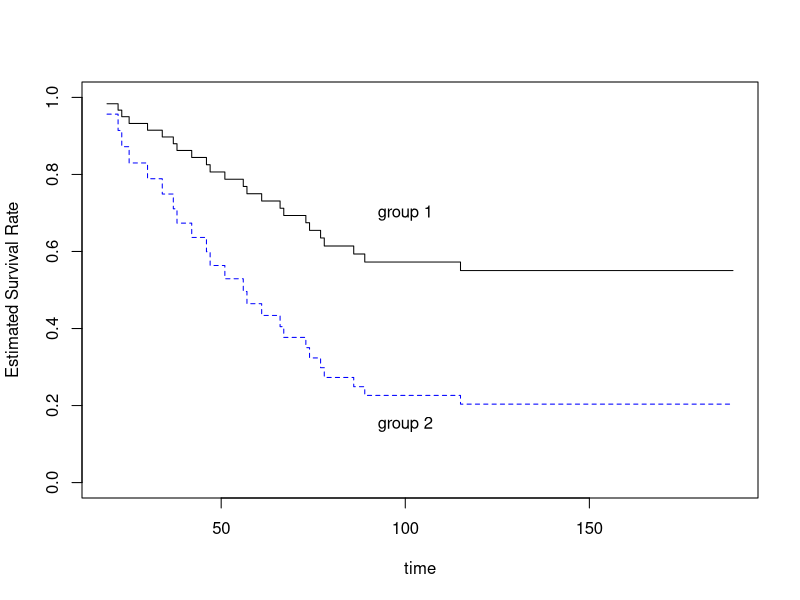
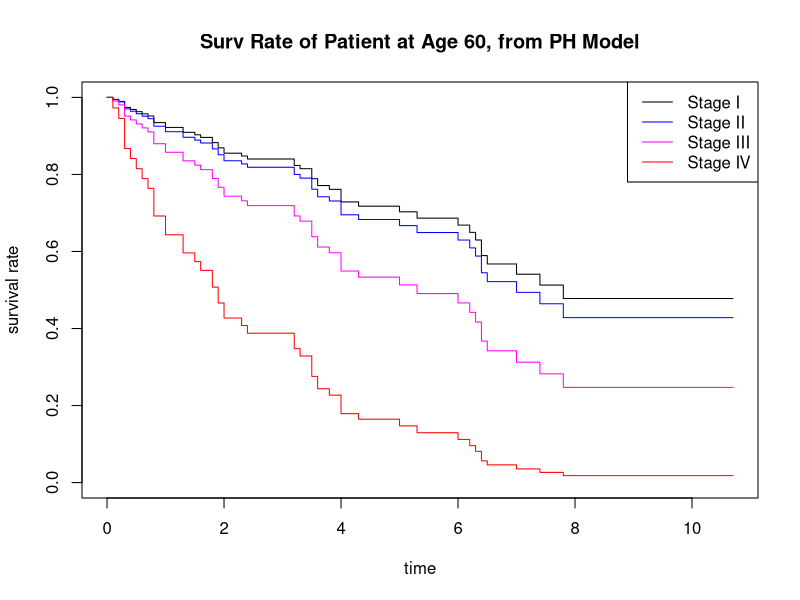
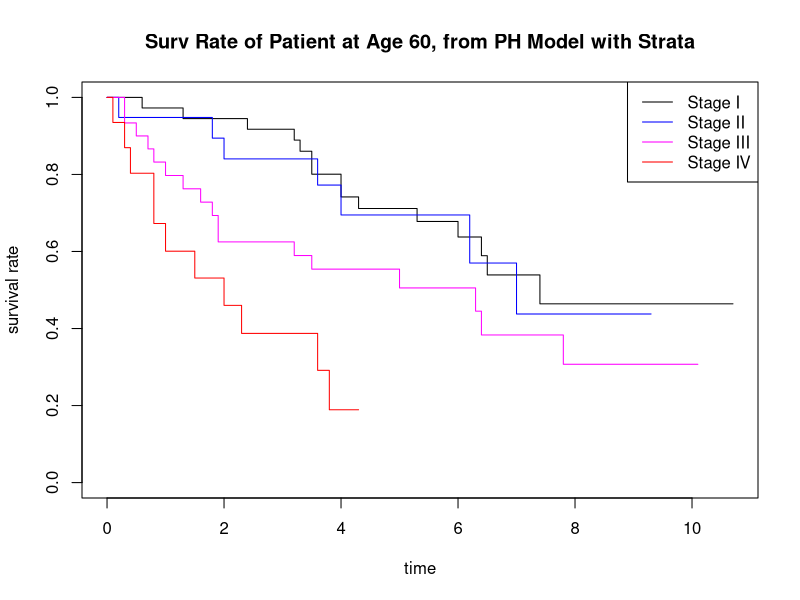

Source code (R) for these figures, in order:
## ---- chunk 1
knitr::opts_chunk$set(echo = TRUE)
library(survival)
library(KMsurv) # contains many interesting data sets
#?coxph # note: ties, strata, tt
## ---- chunk 2
# standard cox ph
data(btrial)
fit=coxph(Surv(time,death)~im, data=btrial)
summary(fit)
## ---- chunk 3
S0=survfit(fit,newdata=data.frame(im=1)) # ?survfit.coxph,  estimate baseline h(t) to get the survival function
S1=survfit(fit,newdata=data.frame(im=2)) 
plot(S0$time,S0$surv,xlab='time',ylim=c(0,1),ylab='Estimated Survival Rate',type='s',lty=1) # evaluated at all times (censored or uncensored)
lines(S1$time,S1$surv,type='s',col='blue',lty=2)
text(x=100,y=0.7,'group 1')
text(x=100,y=0.15,'group 2') # with higher hazard/poorer survival
## ---- chunk 4
data(larynx)
# treat stage as factor (stage=1 as reference)
fit0=coxph(Surv(time,delta)~factor(stage)+age,data=larynx,ties='breslow') # with tied uncensored data
# estimate survival function for a 60 year old with stage 2
Sfit.ph=survfit(fit0,newdata=data.frame(age=60,stage=c(1,2,3,4))) # survival rate evaluated at every uncensored time point in the original data
summary(Sfit.ph)
plot(Sfit.ph,col=c('black','blue','magenta', 'red'),xlab='time',ylab='survival rate',main='Surv Rate of Patient at Age 60, from PH Model')
legend('topright',c('Stage I','Stage II','Stage III','Stage IV'),lty=1,col=c('black','blue','magenta', 'red'))
## ---- chunk 5
fit1=coxph(Surv(time,delta)~age+strata(stage),data=larynx,ties='breslow') 
summary(fit1)
Sfit.strata=survfit(fit1,newdata=data.frame(age=60,stage=c(1,2,3,4))) # write out model
plot(Sfit.strata,col=c('black','blue','magenta', 'red'),xlab='time',ylab='survival rate',main='Surv Rate of Patient at Age 60, from PH Model with Strata')
legend('topright',c('Stage I','Stage II','Stage III','Stage IV'),lty=1,col=c('black','blue','magenta', 'red'))
